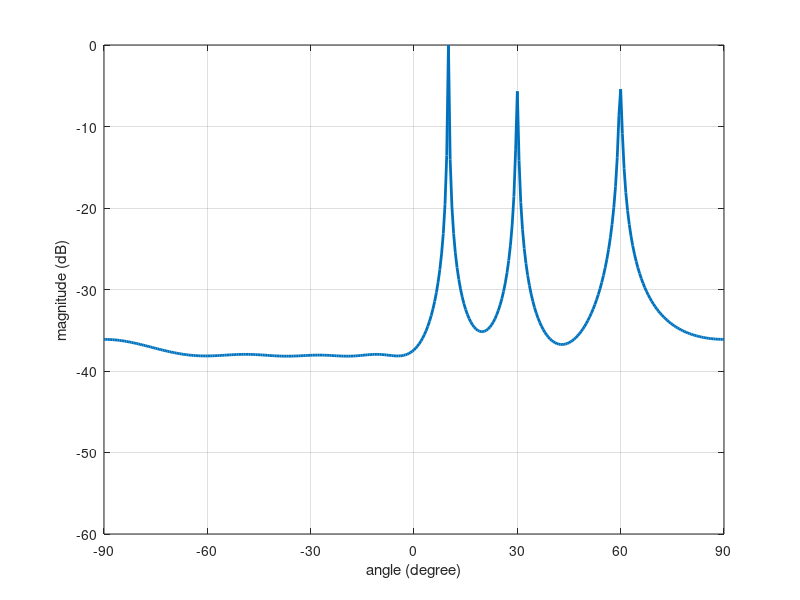

This chart was generated by the following MATLAB code:
%music

clear all
close all
derad = pi/180;       
radeg = 180/pi;
twpi = 2*pi;
kelm = 8;          %阵元个数     
dd = 0.5;       %阵元间距       
d=0:dd:(kelm-1)*dd;     
iwave = 3;             
theta = [10 30 60];  %待估计角度为10 30 60
snr = 10;              %信噪比
n = 500;                 %快拍数
A=exp(-j*twpi*d'.*sin(theta*derad));
S=randn(iwave,n);
X=A*S;
X1=awgn(X,snr,'measured');
Rxx=X1*X1'/n;
InvS=inv(Rxx); 
[EV,D]=eig(Rxx);
EVA=diag(D)';
[EVA,I]=sort(EVA);
EVA=fliplr(EVA);
EV=fliplr(EV(:,I));
for iang = 1:361
        angle(iang)=(iang-181)/2;
        phim=derad*angle(iang);
        a=exp(-j*twpi*d*sin(phim)).';
        L=iwave;    
        En=EV(:,L+1:kelm);
        SP(iang)=(a'*a)/(a'*En*En'*a);
end
SP=abs(SP);
SPmax=max(SP);
SP=10*log10(SP/SPmax);
h=plot(angle,SP);
set(h,'Linewidth',2)
xlabel('angle (degree)')
ylabel('magnitude (dB)')
axis([-90 90 -60 0])
set(gca, 'XTick',[-90:30:90])
grid on  
